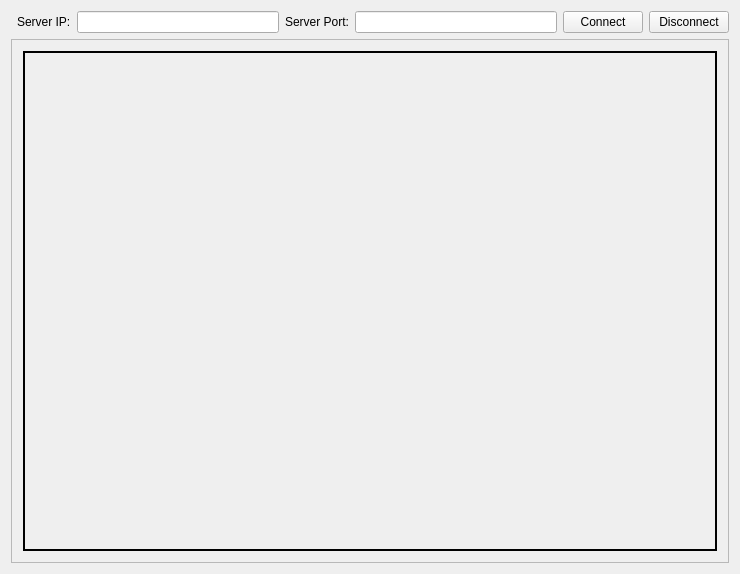
<?xml version="1.0" encoding="UTF-8"?>
<ui version="4.0">
 <class>MainWindow</class>
 <widget class="QMainWindow" name="MainWindow">
  <property name="geometry">
   <rect>
    <x>0</x>
    <y>0</y>
    <width>740</width>
    <height>574</height>
   </rect>
  </property>
  <property name="windowTitle">
   <string>Client</string>
  </property>
  <widget class="QWidget" name="centralWidget">
   <layout class="QGridLayout" name="gridLayout_2">
    <item row="0" column="3">
     <widget class="QLabel" name="label_2">
      <property name="text">
       <string>Server Port:</string>
      </property>
     </widget>
    </item>
    <item row="0" column="5">
     <widget class="QPushButton" name="connectButton">
      <property name="text">
       <string>Connect</string>
      </property>
     </widget>
    </item>
    <item row="0" column="4">
     <widget class="QLineEdit" name="PortlineEdit"/>
    </item>
    <item row="0" column="6">
     <widget class="QPushButton" name="disconnectButton">
      <property name="text">
       <string>Disconnect</string>
      </property>
     </widget>
    </item>
    <item row="0" column="2">
     <widget class="QLineEdit" name="IPlineEdit"/>
    </item>
    <item row="0" column="1">
     <widget class="QLabel" name="label">
      <property name="text">
       <string>Server IP:</string>
      </property>
     </widget>
    </item>
    <item row="1" column="0" colspan="7">
     <widget class="QScrollArea" name="scrollArea">
      <property name="widgetResizable">
       <bool>true</bool>
      </property>
      <widget class="QWidget" name="scrollAreaWidgetContents">
       <property name="geometry">
        <rect>
         <x>0</x>
         <y>0</y>
         <width>720</width>
         <height>523</height>
        </rect>
       </property>
       <layout class="QGridLayout" name="gridLayout">
        <item row="0" column="0">
         <widget class="QLabel" name="infoLable">
          <property name="frameShape">
           <enum>QFrame::Box</enum>
          </property>
          <property name="lineWidth">
           <number>2</number>
          </property>
          <property name="text">
           <string/>
          </property>
         </widget>
        </item>
       </layout>
      </widget>
     </widget>
    </item>
   </layout>
  </widget>
 </widget>
 <layoutdefault spacing="6" margin="11"/>
 <resources/>
 <connections/>
</ui>
